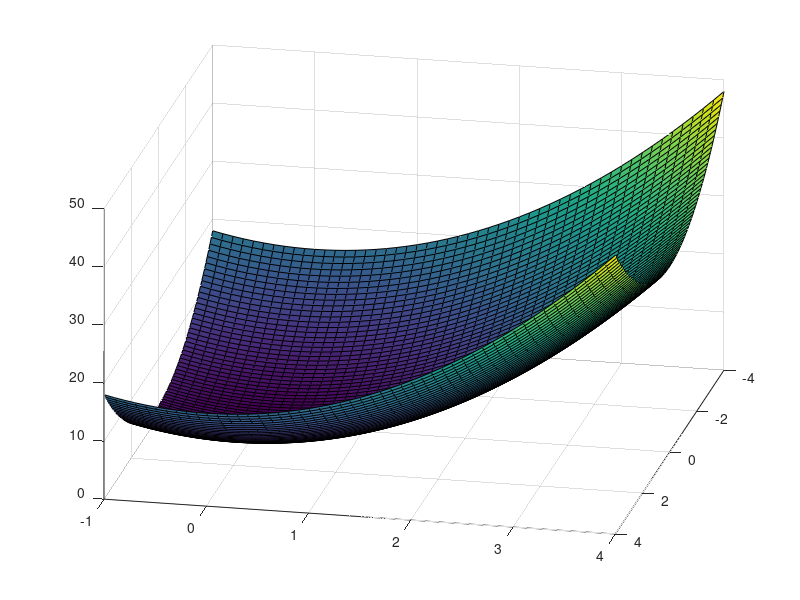

MATLAB code for this plot:
clc
clear

% for some random values
% f=@(x,y) x.^2 + 2*y.^2;
% fsurf(f);
% fsurf(f,[-10,10],'showcontours','on')


%for specific values

x=-4:0.1:4;
y=-1:0.1:4;
[X,Y]=meshgrid(x,y);
F= X.^2 + 2*Y.^2;
surf(X,Y,F);

for i=0:100
    view(-38+i*5,30)
     drawnow
    pause(0.20);
end